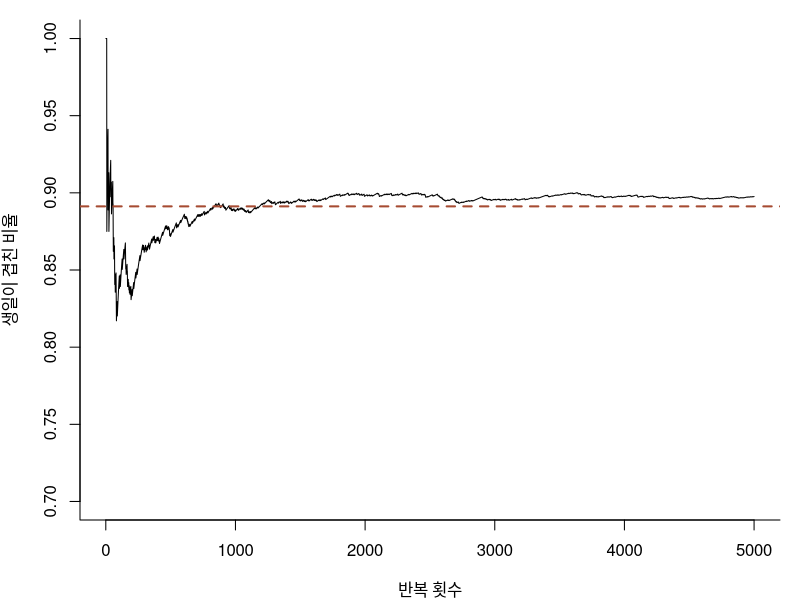

Write R code to recreate this figure. (Note: this script raises an error after producing the figure.)
## ---- chunk 1
library(knitr)

# 출력 폭을 60자로 접는다 (bookdown 판에서 쓰던 linewidth 훅).
options(linewidth = 60)
hook_output <- knitr::knit_hooks$get("output")
knit_hooks$set(output = function(x, options) {
  if (!is.null(n <- options$linewidth)) {
    x <- knitr:::split_lines(x)
    if (any(nchar(x) > n)) x <- strwrap(x, width = n)
    x <- paste(x, collapse = "\n")
  }
  hook_output(x, options)
})

## ---- chunk 2
# 한 반(n명)을 만들고 생일이 겹치는 사람이 있는지 확인한다
has_shared_birthday <- function(n) {
  birthdays <- sample(1:365, n, replace = TRUE)   # 365일 중 하루씩, 복원 추출
  any(duplicated(birthdays))                       # 겹치는 생일이 하나라도 있는가
}

set.seed(2026)
has_shared_birthday(40)
has_shared_birthday(40)

## ---- chunk 3
set.seed(2026)
result <- replicate(10000, has_shared_birthday(40))
mean(result)            # 생일이 겹친 반의 비율

## ---- chunk 4
exact_birthday <- function(n) 1 - prod((365 - 0:(n - 1)) / 365)
exact_birthday(40)

## ---- chunk 5
set.seed(2026)
ns <- c(10, 23, 30, 40, 50)
data.frame(
  `사람 수` = ns,
  시뮬레이션 = sapply(ns, function(n) mean(replicate(10000, has_shared_birthday(n)))),
  이론값 = round(sapply(ns, exact_birthday), 4),
  check.names = FALSE
)

## ---- chunk 6
set.seed(2026)
result <- replicate(5000, has_shared_birthday(40))
running <- cumsum(result) / seq_along(result)     # i 번째 반복까지의 비율

par(mar = c(4, 4, 1, 1))
plot(running, type = "l", ylim = c(0.7, 1), bty = "l",
     xlab = "반복 횟수", ylab = "생일이 겹친 비율")
abline(h = exact_birthday(40), col = "#A64B32", lty = 2, lwd = 2)

## ---- chunk 7
set.seed(1)
Bs <- c(100, 1000, 10000, 100000)
mc <- t(sapply(Bs, function(B) {
  sec <- system.time(p <- mean(replicate(B, has_shared_birthday(40))))[["elapsed"]]
  c(추정값 = p, 실제오차 = abs(p - exact_birthday(40)),
    표준오차 = sqrt(p * (1 - p) / B), 초 = sec)
}))
data.frame(B = format(Bs, big.mark = ",", scientific = FALSE), round(mc, 4))

## ---- chunk 8
set.seed(2026); runif(3)
set.seed(2026); runif(3)     # 같은 씨앗이면 같은 수열
runif(3)                     # 이어서 뽑으면 다음 수
RNGkind()                    # 난수 생성 방식: 기본은 메르센 트위스터

## ---- chunk 9
# 시드만 바꾸어 같은 시뮬레이션을 다섯 번 한다
sapply(1:5, function(s) {
  set.seed(s)
  mean(replicate(10000, has_shared_birthday(40)))
})

## ---- chunk 10
set.seed(2026)
B <- 100000
die1 <- sample(1:6, B, replace = TRUE)     # 첫째 주사위 10만 번
die2 <- sample(1:6, B, replace = TRUE)     # 둘째 주사위 10만 번
prize <- ifelse(die1 == die2, 10000, -5000)

mean(die1 == die2)    # 이긴 비율: 이론값 1/6 = 0.1667
mean(prize)           # 한 판당 평균 상금: 이론값 -2500

## ---- chunk 11
sample(1:6, 10)            # 여섯 개에서 열 개를 비복원으로 뽑을 수는 없다

set.seed(3)
sample(1:6, 6)             # 오류는 없지만 여섯 눈이 한 번씩만 나온다

## ---- chunk 12
# 한 판: 카드를 섞고, 번호와 뒤집은 순서가 같은 곳이 있는지 본다
matching_game <- function(n_cards) {
  deck <- sample(1:n_cards)          # 비복원 추출: 1:n_cards 를 섞는다
  any(deck == 1:n_cards)             # 짝이 하나라도 맞으면 TRUE (진다)
}

set.seed(2027)
mean(replicate(10000, matching_game(13)))

## ---- chunk 13
exact_matching <- function(n) 1 - sum((-1)^(0:n) / factorial(0:n))

set.seed(2033)
ns <- c(2, 3, 5, 13, 52)
data.frame(
  `카드 수` = ns,
  시뮬레이션 = sapply(ns, function(n) mean(replicate(20000, matching_game(n)))),
  이론값 = round(sapply(ns, exact_matching), 4),
  check.names = FALSE
)

1 - exp(-1)

## ---- chunk 14
set.seed(7)
px <- runif(2000); py <- runif(2000)
inside <- px^2 + py^2 <= 1
par(mar = c(4, 4, 1, 1))
plot(px, py, pch = 16, cex = 0.5, asp = 1, bty = "n", xlab = "x", ylab = "y",
     col = ifelse(inside, "#1F6F7A", "grey70"))
curve(sqrt(1 - x^2), 0, 1, add = TRUE, lwd = 2, col = "#A64B32")

## ---- chunk 15
estimate_pi <- function(n) {
  x <- runif(n)                    # 가로 좌표: 0 과 1 사이 균일분포
  y <- runif(n)                    # 세로 좌표
  4 * mean(x^2 + y^2 <= 1)         # 사분원 안에 든 비율의 4배
}

set.seed(2026)
estimate_pi(1000)

## ---- chunk 16
set.seed(2026)
ns <- 10^(2:7)
est <- sapply(ns, estimate_pi)
data.frame(`점의 수` = format(ns, big.mark = ",", scientific = FALSE),
           추정값 = est, `실제 오차` = signif(abs(est - pi), 2),
           `이론 표준오차` = signif(4 * sqrt((pi / 4) * (1 - pi / 4) / ns), 2),
           check.names = FALSE)

## ---- chunk 17
# 점을 하나씩 뿌리는 반복문 구현
hit_pi_loop <- function(n) {
  hits <- 0
  for (i in 1:n) {
    xy <- runif(2)
    if (xy[1]^2 + xy[2]^2 <= 1) hits <- hits + 1
  }
  4 * hits / n
}

c(반복문 = system.time(hit_pi_loop(1e6))[["elapsed"]],
  벡터 = system.time(estimate_pi(1e6))[["elapsed"]])

## ---- chunk 18
f <- function(x) 2 + cos(x + sin(atan(x)) + 3)
xs <- seq(0.5, 3.5, length.out = 400)
par(mar = c(4, 4, 1, 1))
plot(xs, f(xs), type = "n", ylim = c(0, 4), bty = "l", xlab = "x", ylab = "f(x)")
idx <- xs >= 1 & xs <= 3
polygon(c(1, xs[idx], 3), c(0, f(xs[idx]), 0), col = "#E8D8CE", border = NA)
lines(xs, f(xs), lwd = 2, col = "#A64B32")
rect(1, 0, 3, 4, lty = 2)

## ---- chunk 19
f <- function(x) 2 + cos(x + sin(atan(x)) + 3)

mc_mean <- function(n, a = 1, b = 3) (b - a) * mean(f(runif(n, a, b)))

set.seed(2026)
mc_mean(10000)

integrate(f, 1, 3)        # 수치적분 함수로 대조한다

## ---- chunk 20
mc_hit <- function(n, a = 1, b = 3, height = 4) {
  x <- runif(n, a, b)
  y <- runif(n, 0, height)
  height * (b - a) * mean(y <= f(x))    # 사각형 넓이 x 곡선 아래에 든 비율
}

set.seed(2026)
hit <- replicate(1000, mc_hit(1000))
avg <- replicate(1000, mc_mean(1000))
data.frame(방법 = c("적중법", "표본평균 방법"),
           평균 = c(mean(hit), mean(avg)),
           표준편차 = c(sd(hit), sd(avg)))

## ---- chunk 21
knitr::include_graphics("figures/buffon-scheme.png")

## ---- chunk 22
buffon_pi <- function(n, l = 1, d = 2) {
  a <- runif(n, 0, d / 2)            # 바늘 중심에서 가장 가까운 선까지의 거리
  theta <- runif(n, 0, pi)           # 바늘과 선이 이루는 각
  p_hat <- mean(a <= (l / 2) * sin(theta))
  2 * l / (d * p_hat)
}

set.seed(2026)
buffon_pi(1e6)

## ---- chunk 23
knitr::include_graphics("figures/scheme-stat.jpg")

## ---- chunk 24
set.seed(2026)
wait <- rexp(5, rate = 1)     # 손님 5명의 대기 시간(분). 모평균 1, 모표준편차 1
wait
mean(wait)                    # 이 표본의 평균

## ---- chunk 25
set.seed(2026)
xbar5 <- replicate(10000, mean(rexp(5, rate = 1)))
c(평균 = mean(xbar5), 표준편차 = sd(xbar5), 이론_표준오차 = 1 / sqrt(5))

## ---- chunk 26
set.seed(2026)
op <- par(mfrow = c(1, 3), mar = c(4, 4, 2.5, 1))
for (n in c(1, 5, 30)) {
  xbar <- replicate(10000, mean(rexp(n, rate = 1)))
  hist(xbar, breaks = 50, freq = FALSE, col = "grey85", border = "white",
       main = paste0("n = ", n), xlab = "표본평균", ylab = "밀도")
  curve(dnorm(x, mean = 1, sd = 1 / sqrt(n)), add = TRUE, lwd = 2, col = "#A64B32")
}
par(op)

## ---- chunk 27
skewness <- function(x) mean(((x - mean(x)) / sd(x))^3)    # 0 이면 좌우 대칭

set.seed(2026)
n_sizes <- c(5, 30, 100)
data.frame(
  n = n_sizes,
  지수분포 = sapply(n_sizes, function(n) skewness(replicate(10000, mean(rexp(n))))),
  로그정규분포 = sapply(n_sizes, function(n) {
    skewness(replicate(10000, mean(rlnorm(n, meanlog = 0, sdlog = 1.5))))
  })
)

## ---- chunk 28
mu <- 50; sigma <- 10; n <- 20       # 참값을 정해 둔다

ci_mean <- function(x, level = 0.95) {
  half <- qt(1 - (1 - level) / 2, df = length(x) - 1) * sd(x) / sqrt(length(x))
  c(lower = mean(x) - half, upper = mean(x) + half)
}

set.seed(2026)
x <- rnorm(n, mean = mu, sd = sigma)
ci_mean(x)
t.test(x)$conf.int                   # 내장 함수와 대조

## ---- chunk 29
set.seed(2026)
cis <- t(replicate(100, ci_mean(rnorm(n, mean = mu, sd = sigma))))
miss <- cis[, "lower"] > mu | cis[, "upper"] < mu

par(mar = c(4, 4, 1, 1))
plot(NULL, xlim = c(1, 100), ylim = range(cis), bty = "l",
     xlab = "반복", ylab = "95% 신뢰구간")
segments(1:100, cis[, "lower"], 1:100, cis[, "upper"], lwd = 2,
         col = ifelse(miss, "#A64B32", "grey60"))
abline(h = mu, lty = 2)

## ---- chunk 30
set.seed(2026)
covered <- replicate(10000, {
  ci <- ci_mean(rnorm(n, mean = mu, sd = sigma))
  ci["lower"] <= mu && mu <= ci["upper"]
})
mean(covered)                     # 참값을 포함한 비율
sqrt(0.95 * 0.05 / 10000)         # 포함 확률이 0.95 일 때의 몬테카를로 표준오차

## ---- chunk 31
set.seed(2026)
p_null <- replicate(10000, {
  a <- rnorm(30, mean = 100, sd = 20)     # 두 집단의 모평균이 같다: 귀무가설이 참
  b <- rnorm(30, mean = 100, sd = 20)
  t.test(a, b)$p.value
})
mean(p_null < 0.05)                       # 기각한 비율 = 1종 오류율의 추정값

## ---- chunk 32
par(mar = c(4, 4, 1, 1))
hist(p_null, breaks = 20, col = "grey85", border = "white", main = "",
     xlab = "p-값", ylab = "빈도")
abline(v = 0.05, col = "#A64B32", lwd = 2)

## ---- chunk 33
sim_power <- function(n, d, B = 2000) {
  mean(replicate(B, t.test(rnorm(n, 0, 1), rnorm(n, d, 1))$p.value < 0.05))
}

set.seed(2026)
grid <- expand.grid(n = c(30, 100), d = c(0.2, 0.5, 0.8))
grid$시뮬레이션 <- mapply(sim_power, grid$n, grid$d)
grid$계산값 <- mapply(function(n, d) power.t.test(n = n, delta = d, sd = 1)$power,
                     grid$n, grid$d)
grid

## ---- chunk 34
type1_rate <- function(n1, n2, sd1, sd2, var_equal, B = 5000) {
  mean(replicate(B, {
    a <- rnorm(n1, mean = 0, sd = sd1)       # 두 모평균이 같다: 귀무가설이 참
    b <- rnorm(n2, mean = 0, sd = sd2)
    t.test(a, b, var.equal = var_equal)$p.value < 0.05
  }))
}

set.seed(2026)
cases <- data.frame(n1 = c(10, 10, 25), n2 = c(40, 40, 25),
                    sd1 = c(3, 1, 3), sd2 = c(1, 3, 1))
cases$Student <- mapply(type1_rate, cases$n1, cases$n2, cases$sd1, cases$sd2, TRUE)
cases$Welch <- mapply(type1_rate, cases$n1, cases$n2, cases$sd1, cases$sd2, FALSE)
cases

## ---- chunk 35
set.seed(2026)
true_mean <- exp(1.5^2 / 2)            # 로그정규분포(0, 1.5)의 모평균
covered_skew <- replicate(10000, {
  ci <- ci_mean(rlnorm(20, meanlog = 0, sdlog = 1.5))
  ci["lower"] <= true_mean && true_mean <= ci["upper"]
})
mean(covered_skew)

## ---- chunk 36
my_var <- function(x) mean((x - mean(x))^2)    # 편차 제곱의 평균

my_var(c(2, 4, 6))
var(c(2, 4, 6))

## ---- chunk 37
set.seed(2026)
est <- replicate(10000, {
  x <- rnorm(5, mean = 0, sd = 2)       # 1. 참값: 모분산 4, 모표준편차 2
  c(my_var = my_var(x), var = var(x), sd = sd(x))
})
rowMeans(est)                           # 4. 추정값의 평균을 참값과 대조

## ---- chunk 38
one_test <- function() {
  set.seed(1)                           # 부를 때마다 같은 씨앗으로 되돌아간다
  t.test(rnorm(30), rnorm(30))$p.value
}

p <- replicate(1000, one_test())
length(unique(p))                       # 서로 다른 p-값의 개수
mean(p < 0.05)                          # 1종 오류율의 '추정값'

## ---- chunk 39
set.seed(2026)
var(rnorm(10000, mean = 0, sd = 4))     # 분산 4 를 의도했지만 표준편차 4 를 주었다

## ---- chunk 40
set.seed(4)
sample(c(7, 9))          # 7 과 9 를 섞는다
sample(c(7))             # 7 하나를 섞는 것이 아니라 1:7 을 섞는다

## ---- chunk 41
# 생성: Claude Sonnet 5, 2026-09-12. 수정 없이 그대로 수록.
sim_type1_error <- function(n1, n2, sd1, sd2, nsim = 10000, alpha = 0.05, seed = NULL) {
  if (!is.null(seed)) set.seed(seed)

  reject_count <- 0

  for (i in seq_len(nsim)) {
    x <- rnorm(n1, mean = 0, sd = sd1)
    y <- rnorm(n2, mean = 0, sd = sd2)   # 귀무가설(H0: mu1 = mu2)이 참이 되도록 두 집단의 평균을 0으로 같게 둔다

    p_value <- t.test(x, y)$p.value
    if (p_value < alpha) reject_count <- reject_count + 1
  }

  reject_count / nsim
}

## ---- chunk 42
rate <- sim_type1_error(n1 = 20, n2 = 20, sd1 = 1, sd2 = 1, nsim = 10000, seed = 1)
rate
0.05 + c(-2, 2) * sqrt(0.05 * 0.95 / 10000)     # 이 범위 안이면 0.05 와 구별되지 않는다

## ---- chunk 43
c(sim_type1_error(20, 20, 1, 1, nsim = 2000, seed = 7),
  sim_type1_error(20, 20, 1, 1, nsim = 2000, seed = 7))

c(sim_type1_error(20, 20, 1, 1, nsim = 2000),
  sim_type1_error(20, 20, 1, 1, nsim = 2000))

## ---- chunk 44
set.seed(2026)
c(AI_코드 = sim_type1_error(10, 40, 3, 1, nsim = 5000),
  이_장의_코드 = type1_rate(10, 40, 3, 1, var_equal = FALSE))

## ---- chunk 45
set.seed(2026)
c(AI_코드_Welch = sim_type1_error(10, 40, 3, 1, nsim = 5000),
  등분산_검정이었다면 = type1_rate(10, 40, 3, 1, var_equal = TRUE))

## ---- chunk 46
nsim <- 2000
rate <- sim_type1_error(20, 20, 1, 1, nsim = nsim, seed = 3)
c(추정값 = rate, 표준오차 = sqrt(rate * (1 - rate) / nsim))

## ---- chunk 47
sim_type1_error(n1 = 1, n2 = 20, sd1 = 1, sd2 = 1, nsim = 10)
